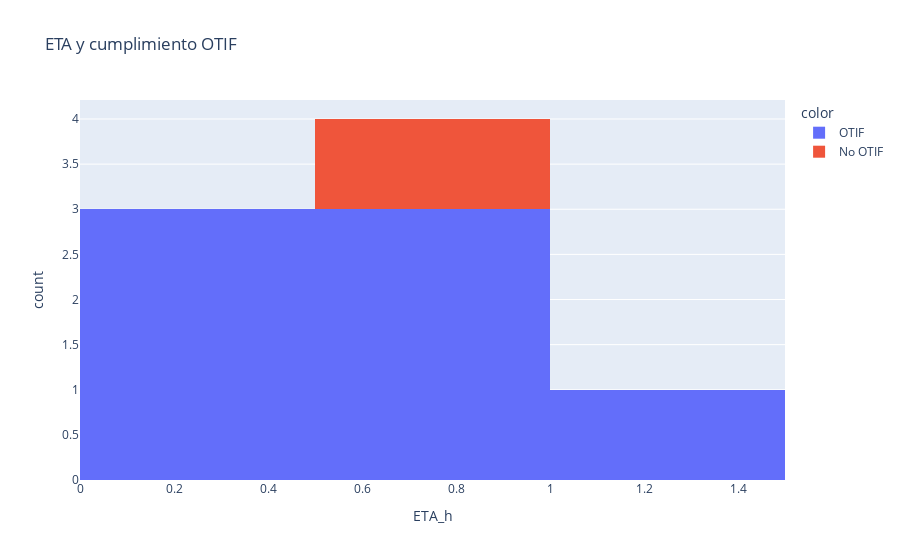

Source (notebook cell):
### Markdown cell above
## 🏗️ Arquitectura de telemetría y ruteo
- Telemetría IoT + mapas; enriquecimiento geoespacial.
- Optimizadores de rutas y simulación; tableros de flota.
- APIs de seguimiento y notificaciones a cliente.

### Code cell
# Visual: distribución de ETA y OTIF
import plotly.express as px
fig = px.histogram(entregas, x='ETA_h', color=entregas['OTIF'].map({1:'OTIF',0:'No OTIF'}), title='ETA y cumplimiento OTIF')
fig.show()

### Figure 1 — Plotly figure (JSON) as saved in the notebook; plotly's stock layout.template omitted (floating-point values rounded to 4 significant figures)
{"data": [{"bingroup": "x", "hovertemplate": "color=OTIF<br>ETA_h=%{x}<br>count=%{y}<extra></extra>", "legendgroup": "OTIF", "marker": {"color": "#636efa", "pattern": {"shape": ""}}, "name": "OTIF", "orientation": "v", "showlegend": true, "type": "histogram", "x": [0.25, 0.5, 1.333, 0.1667, 0.5143, 0.7778, 0.3], "xaxis": "x", "yaxis": "y"}, {"bingroup": "x", "hovertemplate": "color=No OTIF<br>ETA_h=%{x}<br>count=%{y}<extra></extra>", "legendgroup": "No OTIF", "marker": {"color": "#EF553B", "pattern": {"shape": ""}}, "name": "No OTIF", "orientation": "v", "showlegend": true, "type": "histogram", "x": [0.56], "xaxis": "x", "yaxis": "y"}], "layout": {"barmode": "relative", "legend": {"title": {"text": "color"}, "tracegroupgap": 0}, "title": {"text": "ETA y cumplimiento OTIF"}, "xaxis": {"anchor": "y", "domain": [0, 1], "title": {"text": "ETA_h"}}, "yaxis": {"anchor": "x", "domain": [0, 1], "title": {"text": "count"}}}}
